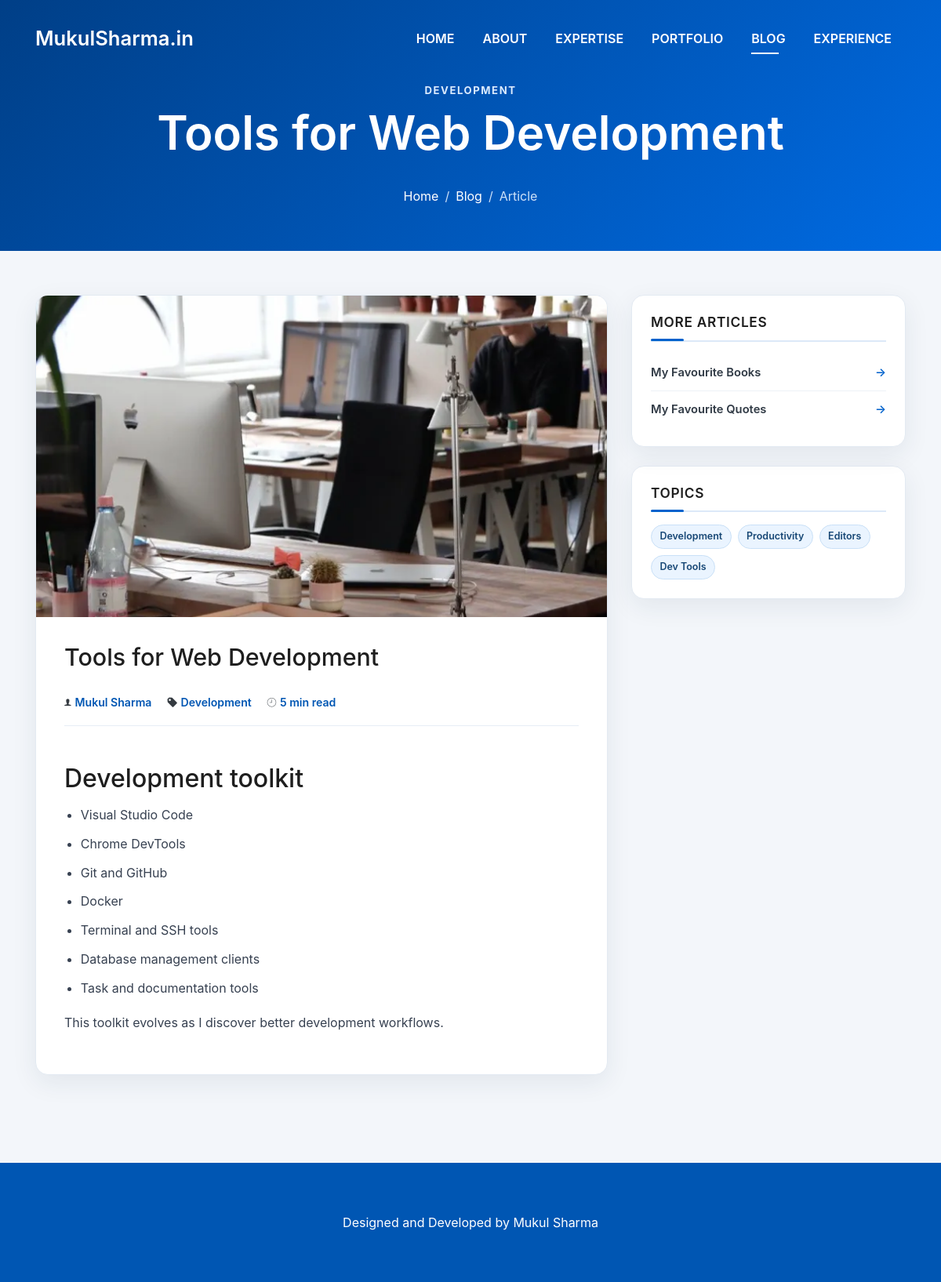
The page /blogs/tools-for-web-development on the database as committed earlier.
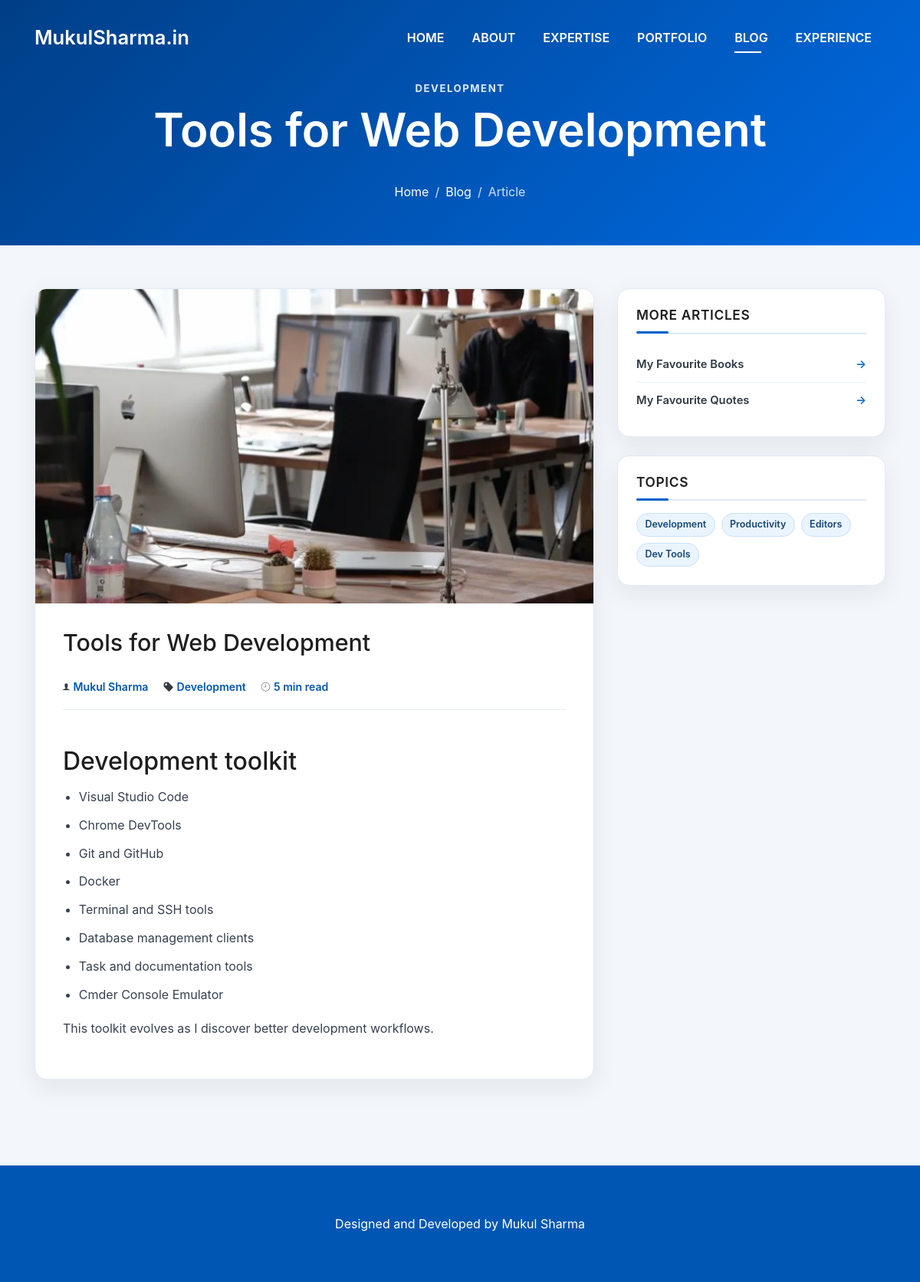
The same page on the database as committed later.
### tables this page shows
CREATE TABLE blogs (
            id INTEGER PRIMARY KEY AUTOINCREMENT,
            title TEXT NOT NULL,
            slug TEXT NOT NULL UNIQUE,
            excerpt TEXT NOT NULL DEFAULT "",
            content TEXT NOT NULL DEFAULT "",
            category TEXT NOT NULL DEFAULT "General",
            tags TEXT NOT NULL DEFAULT "",
            image_path TEXT NOT NULL DEFAULT "",
            image_alt TEXT NOT NULL DEFAULT "",
            status TEXT NOT NULL DEFAULT "draft" CHECK(status IN ("draft", "published")),
            reading_minutes INTEGER NOT NULL DEFAULT 5,
            published_at TEXT,
            created_at TEXT NOT NULL DEFAULT CURRENT_TIMESTAMP,
            updated_at TEXT NOT NULL DEFAULT CURRENT_TIMESTAMP
        );

### includes/blog-repository.php (called while the page is built, shortened)
<?php
function blog_db(): PDO
{
    static $pdo = null;
    if ($pdo instanceof PDO) {
        return $pdo;
    }
    $pdo = new PDO('sqlite:' . BLOG_DB_PATH, null, null, [
        PDO::ATTR_ERRMODE => PDO::ERRMODE_EXCEPTION,
        PDO::ATTR_DEFAULT_FETCH_MODE => PDO::FETCH_ASSOC,
        PDO::ATTR_EMULATE_PREPARES => false,
    ]);
    $pdo->exec('PRAGMA foreign_keys = ON');
    $pdo->exec('PRAGMA journal_mode = WAL');
    blog_install_schema($pdo);
    return $pdo;
}
function blog_install_schema(PDO $pdo): void
{
    $pdo->exec(
        'CREATE TABLE IF NOT EXISTS blogs (
            id INTEGER PRIMARY KEY AUTOINCREMENT,
            title TEXT NOT NULL,
            slug TEXT NOT NULL UNIQUE,
            excerpt TEXT NOT NULL DEFAULT "",
            content TEXT NOT NULL DEFAULT "",
            category TEXT NOT NULL DEFAULT "General",
            tags TEXT NOT NULL DEFAULT "",
            image_path TEXT NOT NULL DEFAULT "",
            image_alt TEXT NOT NULL DEFAULT "",
            status TEXT NOT NULL DEFAULT "draft" CHECK(status IN ("draft", "published")),
            reading_minutes INTEGER NOT NULL DEFAULT 5,
            published_at TEXT,
            created_at TEXT NOT NULL DEFAULT CURRENT_TIMESTAMP,
            updated_at TEXT NOT NULL DEFAULT CURRENT_TIMESTAMP
        )'
    );
    $pdo->exec('CREATE INDEX IF NOT EXISTS idx_blogs_status_date ON blogs(status, published_at DESC)');
    $pdo->exec(
        'CREATE TABLE IF NOT EXISTS settings (
            setting_key TEXT PRIMARY KEY,
            setting_value TEXT NOT NULL DEFAULT "",
            updated_at TEXT NOT NULL DEFAULT CURRENT_TIMESTAMP
        )'
    );
    $count = (int) $pdo->query('SELECT COUNT(*) FROM blogs')->fetchColumn();
}
function blog_all(bool $includeDrafts = false, ?int $limit = null): array
{
    $sql = 'SELECT * FROM blogs';
    if (!$includeDrafts) {
        $sql .= ' WHERE status = "published"';
    }
    $sql .= ' ORDER BY COALESCE(published_at, created_at) DESC, id DESC';
    if ($limit !== null) {
        $sql .= ' LIMIT ' . max(1, $limit);
    }
    return blog_db()->query($sql)->fetchAll();
}
function blog_find_by_slug(string $slug, bool $includeDrafts = false): ?array
{
    $sql = 'SELECT * FROM blogs WHERE slug = :slug';
    if (!$includeDrafts) {
        $sql .= ' AND status = "published"';
    }
    $stmt = blog_db()->prepare($sql . ' LIMIT 1');
    $stmt->execute(['slug' => $slug]);
    $post = $stmt->fetch();
    return $post ?: null;
}
function blog_slugify(string $value): string
{
    $value = trim(mb_strtolower($value));
    $value = preg_replace('/[^a-z0-9]+/u', '-', $value) ?? '';
    return trim($value, '-') ?: 'post-' . date('YmdHis');
}
function blog_tags(array $post): array
{
    return array_values(array_filter(array_map('trim', explode(',', (string) ($post['tags'] ?? '')))));
}
function blog_e(string $value): string
{
    return htmlspecialchars($value, ENT_QUOTES | ENT_SUBSTITUTE, 'UTF-8');
}

### blogs/post.php (the view, shortened to what the changed rows need)
<?php
require_once __DIR__ . '/../includes/blog-repository.php';
$slug = blog_slugify((string) ($_GET['slug'] ?? ''));
$post = blog_find_by_slug($slug);
$recentPosts = array_values(array_filter(blog_all(false, 4), static fn (array $item): bool => ($item['slug'] ?? '') !== $slug));
?>
<!DOCTYPE html>
<html lang="en">
<head>
  <link rel="preload" href="../lib/ionicons/css/ionicons.min.css" as="style" onload="this.onload=null;this.rel='stylesheet'">
  <link rel="preload" href="../lib/font-awesome/css/font-awesome.min.css" as="style" onload="this.onload=null;this.rel='stylesheet'">
  <style><?php readfile(__DIR__ . '/../lib/bootstrap/css/bootstrap.min.css'); readfile(__DIR__ . '/../css/style.css'); ?>
  @font-face{font-family:"Ionicons";src:url("../lib/ionicons/fonts/ionicons.woff?v=2.0.0") format("woff");font-display:swap}
  @font-face{font-family:"FontAwesome";src:url("../lib/font-awesome/fonts/fontawesome-webfont.woff2?v=4.7.0") format("woff2");font-display:swap}
  </style>
</head>
<body class="blog-page" id="page-top">
  <header class="intro intro-single route blog-header-solid">
    <div class="intro-content display-table">
      <div class="table-cell">
        <div class="container">
          <p class="blog-hero-kicker"><?= blog_e($post['category']) ?></p>
          <h1 class="intro-title mb-4"><?= blog_e($post['title']) ?></h1>
          <ol class="breadcrumb d-flex justify-content-center">
            <li class="breadcrumb-item"><a href="../index.php">Home</a></li>
            <li class="breadcrumb-item"><a href="./">Blog</a></li>
            <li class="breadcrumb-item active" aria-current="page">Article</li>
          </ol>
        </div>
      </div>
    </div>
  </header>
  <main class="blog-wrapper sect-pt4" id="article">
    <div class="container">
      <div class="row">
        <div class="col-md-8">
          <article class="post-box">
            <?php if ($post['image_path']): ?>
              <div class="post-thumb">
                <img src="../<?= blog_e($post['image_path']) ?>" alt="<?= blog_e($post['image_alt']) ?>" width="720" height="450" decoding="async">
              </div>
            <?php endif; ?>
            <div class="post-meta">
              <h2 class="article-title"><?= blog_e($post['title']) ?></h2>
              <ul>
                <li><span class="ion-ios-person" aria-hidden="true"></span><a href="../index.php#about">Mukul Sharma</a></li>
                <li><span class="ion-pricetag" aria-hidden="true"></span><span><?= blog_e($post['category']) ?></span></li>
                <li><span class="ion-ios-clock-outline" aria-hidden="true"></span><span><?= (int) $post['reading_minutes'] ?> min read</span></li>
              </ul>
            </div>
            <div class="article-content cms-article-content">
              <?= $post['content'] ?>
            </div>
          </article>
        </div>
        <aside class="col-md-4" aria-label="Related blog content">
          <div class="widget-sidebar">
            <h2 class="sidebar-title">More articles</h2>
          </div>
          <?php $tags = blog_tags($post); if ($tags): ?>
            <div class="widget-sidebar widget-tags">
              <h2 class="sidebar-title">Topics</h2>
              <div class="sidebar-content"><ul>
                <?php foreach ($tags as $tag): ?><li><span><?= blog_e($tag) ?></span></li><?php endforeach; ?>
              </ul></div>
            </div>
          <?php endif; ?>
        </aside>
      </div>
    </div>
  </main>
</body>
</html>

Rows that differ between the two databases and show on the page:
changed blogs "Tools for Web Development": content "…Task and documentation tools This toolkit evolves as…" → "…Task and documentation tools Cmder Console Emulator This toolkit evolves as…"
